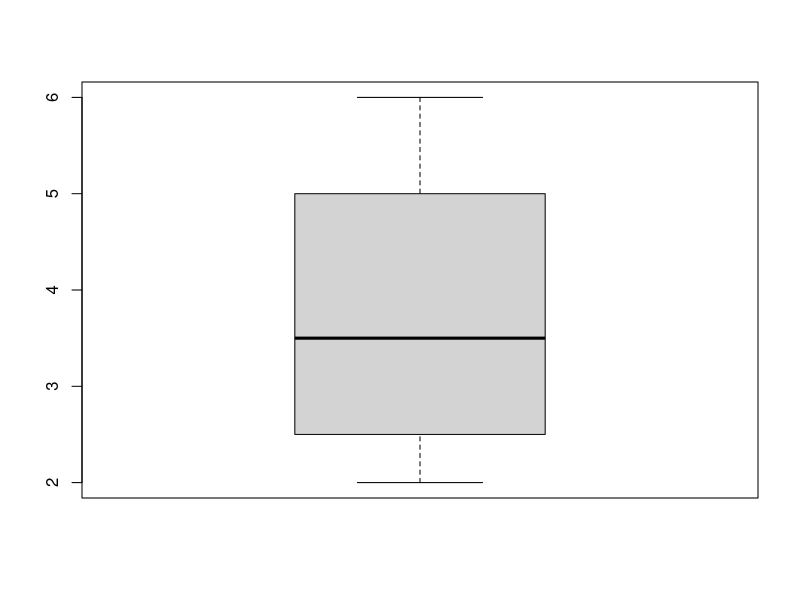
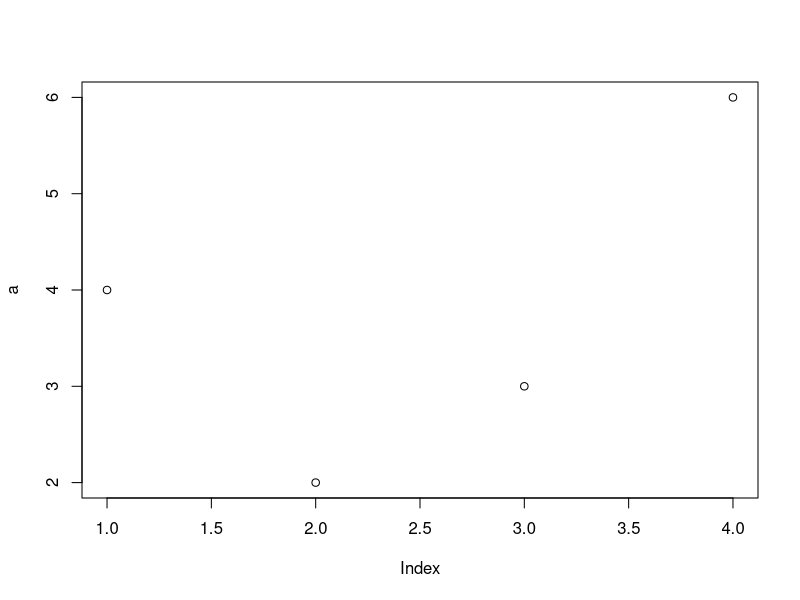
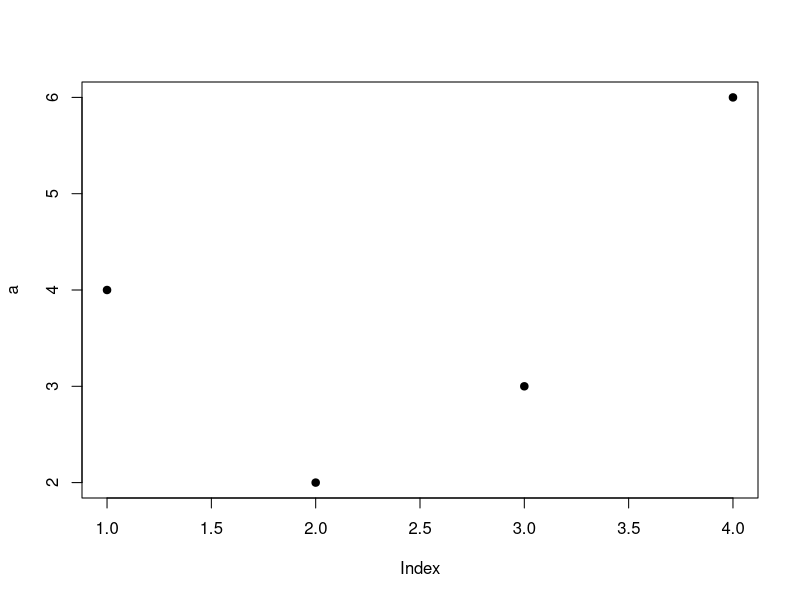
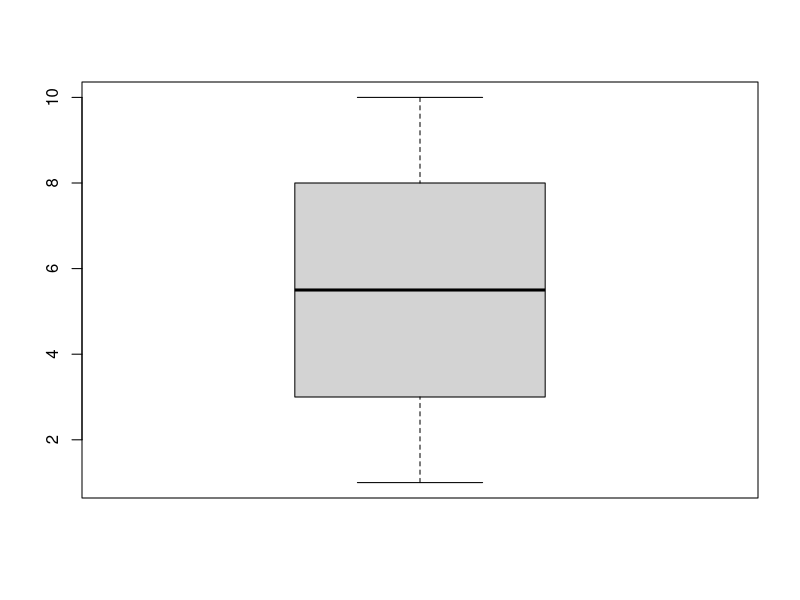
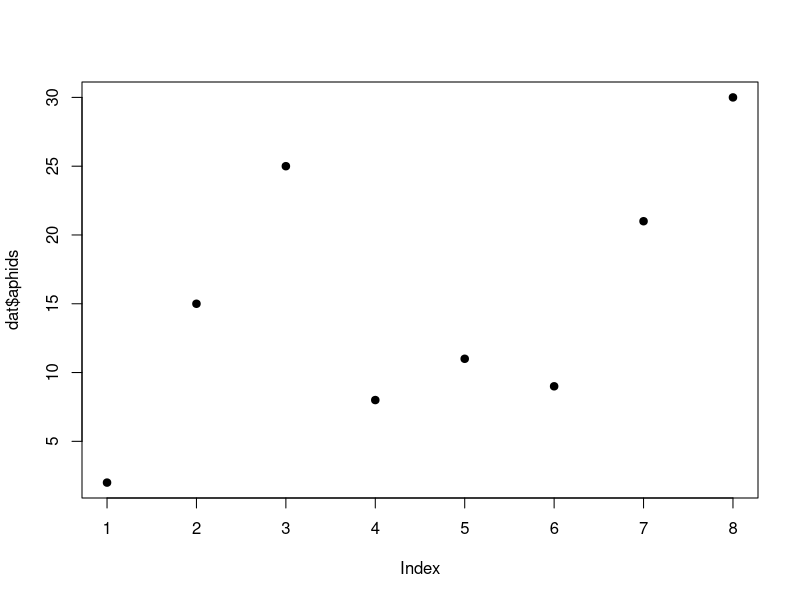
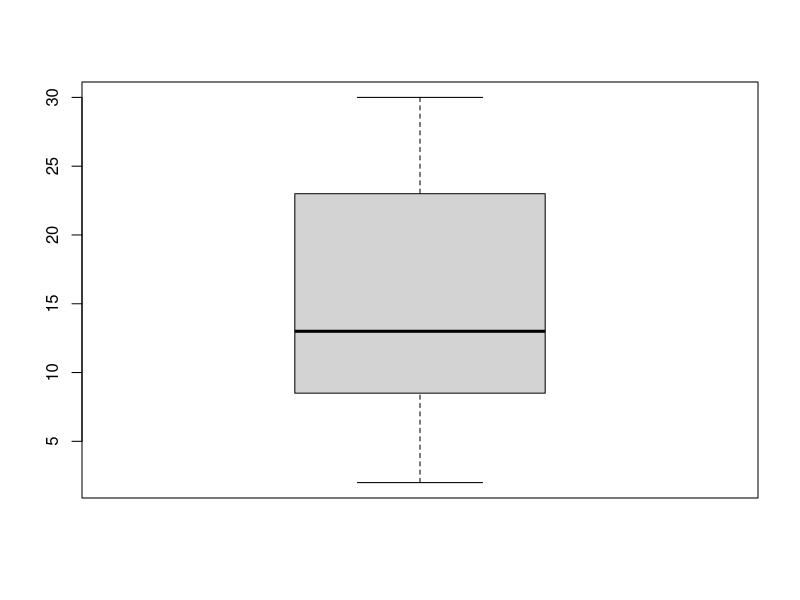
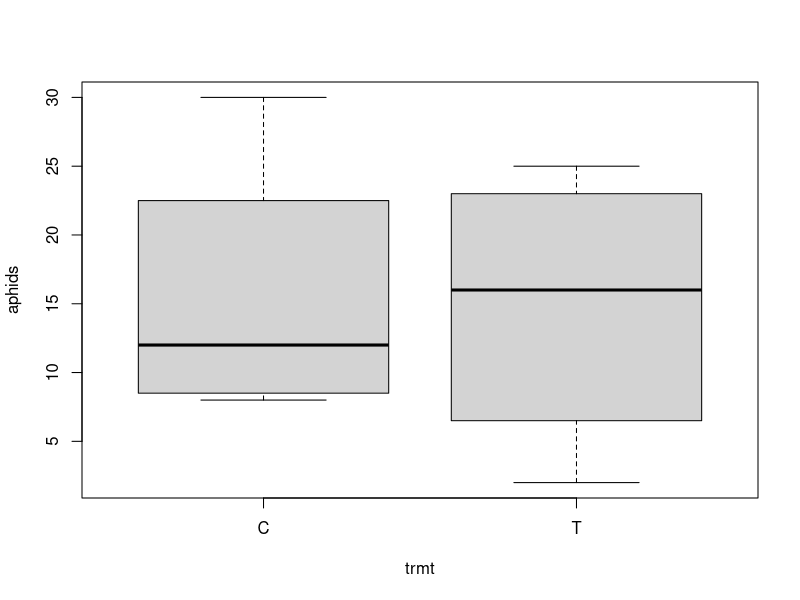

Here is the R script that generated these plots, in order:
############################################################################
# ENT6707 Entomological Techniques and Data Analysis

# start R & RStudio

# elements ('panes') of RStudio:
# - top left:     Script Editor
# - bottom left:  Console (where you give instructions to R)
# - top right:    Environment, Command History, Connections, GIT
# - bottom right: File Browser, Plots, Packages, Help, Viewer

# Check the version of R - shown in the Console

############################################################################

# Benefits of R: base functions/packages & additional add-on packages
# RStudio: an interface that makes it easier to interact with R

# create a script
# permanent, repeatable, annotated, shareable archive of you analysis

# R is a calculator
1 + 4

2 * 4

3 / 8

12.2 - 7.88

10^2

7 < 10

8 > 19

8 == 8
# are two things equal?

7 == 8

7 != 8
# are two things not equal?

7 != 7

# so far, R is printing answers into the console, but not saving them
# can assign to an object
x <- 4 / 2
# to see the contents of an object, type the name
x
print(x)

# create a numeric vector
# Vector: a group of numbers together
a <- c(4, 2, 3, 6) # uses c() which is a function that combines
a

mean(a)
sd(a)
boxplot(a)
plot(a)
plot(a, pch = 19)

# character/string vectors
a <- c("beetle", "bee", "cricket", "butterfly")
a # note, we have overwritten a

# quickly create a vector of consecutive numbers
# tells R to make a sequence
1:50
c(1:50)
1:10

# using functions to perform tasks
# arguments are separated by commas
# function(argument)
b <- seq(from = 1, to = 10, by = 1)
mean(b)
sd(b)
median(b)
boxplot(b)

# can use a function to clear the environment in R
ls() # list objects in the environment

rm(a) # remove object a

rm(list = ls()) # remove everything in the environment

# let's create a dataframe
id  <- 1:8
count <- c(2, 15, 25, 8, 11, 9, 21, 30)
trmt <- c("T", "C", "T", "C", "T", "C", "T", "C")

dat <- data.frame(id, count, trmt)
dat

summary(dat)
str(dat)

# view individual variables
dat$id
dat$count
dat$trmt

# subset a row
dat[2,]

# subset a column
dat[,2]

# add a new variable
dat$plant <- c(1, 1, 2, 2, 3, 3, 4, 4)
str(dat)

# rename a variable
names(dat)[2] <- "aphids"
str(dat)

# graph the data
plot(dat$aphids, pch = 19)
boxplot(dat$aphids)
boxplot(aphids ~ trmt, data = dat)

